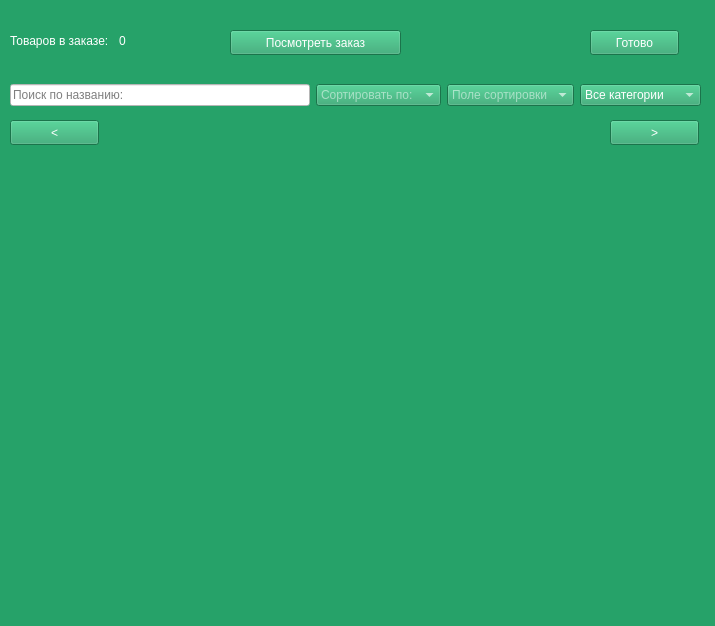
<?xml version="1.0" encoding="UTF-8"?>
<ui version="4.0">
 <class>Form</class>
 <widget class="QWidget" name="Form">
  <property name="geometry">
   <rect>
    <x>0</x>
    <y>0</y>
    <width>715</width>
    <height>626</height>
   </rect>
  </property>
  <property name="minimumSize">
   <size>
    <width>715</width>
    <height>626</height>
   </size>
  </property>
  <property name="windowTitle">
   <string>Form</string>
  </property>
  <property name="styleSheet">
   <string notr="true">color: rgb(255, 255, 255);
background-color: rgb(38, 162, 105);</string>
  </property>
  <widget class="QWidget" name="layoutWidget">
   <property name="geometry">
    <rect>
     <x>10</x>
     <y>70</y>
     <width>691</width>
     <height>51</height>
    </rect>
   </property>
   <layout class="QHBoxLayout" name="horizontalLayout">
    <item>
     <widget class="QLineEdit" name="goods_name_edit">
      <property name="styleSheet">
       <string notr="true">background-color: rgb(255, 255, 255);
color: rgb(0, 0, 0);</string>
      </property>
      <property name="placeholderText">
       <string>Поиск по названию:</string>
      </property>
     </widget>
    </item>
    <item>
     <widget class="QComboBox" name="sort_type_box">
      <property name="currentText">
       <string notr="true"/>
      </property>
      <property name="currentIndex">
       <number>-1</number>
      </property>
      <property name="sizeAdjustPolicy">
       <enum>QComboBox::AdjustToContentsOnFirstShow</enum>
      </property>
      <property name="placeholderText">
       <string>Сортировать по:</string>
      </property>
      <item>
       <property name="text">
        <string/>
       </property>
      </item>
      <item>
       <property name="text">
        <string>По возрастанию</string>
       </property>
      </item>
      <item>
       <property name="text">
        <string>По убыванию</string>
       </property>
      </item>
     </widget>
    </item>
    <item>
     <widget class="QComboBox" name="field_box">
      <property name="editable">
       <bool>false</bool>
      </property>
      <property name="currentText">
       <string notr="true"/>
      </property>
      <property name="currentIndex">
       <number>-1</number>
      </property>
      <property name="maxVisibleItems">
       <number>10</number>
      </property>
      <property name="sizeAdjustPolicy">
       <enum>QComboBox::AdjustToContents</enum>
      </property>
      <property name="placeholderText">
       <string>Поле сортировки</string>
      </property>
      <item>
       <property name="text">
        <string>Имя</string>
       </property>
      </item>
      <item>
       <property name="text">
        <string>Цена</string>
       </property>
      </item>
     </widget>
    </item>
    <item>
     <widget class="QComboBox" name="type_box">
      <property name="currentIndex">
       <number>0</number>
      </property>
      <property name="sizeAdjustPolicy">
       <enum>QComboBox::AdjustToContentsOnFirstShow</enum>
      </property>
      <property name="placeholderText">
       <string>Категории:</string>
      </property>
      <item>
       <property name="text">
        <string>Все категории</string>
       </property>
      </item>
      <item>
       <property name="text">
        <string>Стратегические</string>
       </property>
      </item>
      <item>
       <property name="text">
        <string>Вечериночные</string>
       </property>
      </item>
      <item>
       <property name="text">
        <string>Карточные</string>
       </property>
      </item>
      <item>
       <property name="text">
        <string>Абстрактные</string>
       </property>
      </item>
     </widget>
    </item>
   </layout>
  </widget>
  <widget class="QPushButton" name="see_cart">
   <property name="geometry">
    <rect>
     <x>230</x>
     <y>30</y>
     <width>171</width>
     <height>25</height>
    </rect>
   </property>
   <property name="text">
    <string>Посмотреть заказ</string>
   </property>
  </widget>
  <widget class="QPushButton" name="create_order">
   <property name="geometry">
    <rect>
     <x>590</x>
     <y>30</y>
     <width>89</width>
     <height>25</height>
    </rect>
   </property>
   <property name="text">
    <string>Готово</string>
   </property>
  </widget>
  <widget class="QWidget" name="gridLayoutWidget">
   <property name="geometry">
    <rect>
     <x>10</x>
     <y>150</y>
     <width>691</width>
     <height>431</height>
    </rect>
   </property>
   <layout class="QGridLayout" name="goodsGrid"/>
  </widget>
  <widget class="QPushButton" name="next_btn">
   <property name="geometry">
    <rect>
     <x>610</x>
     <y>120</y>
     <width>89</width>
     <height>25</height>
    </rect>
   </property>
   <property name="text">
    <string>&gt;</string>
   </property>
  </widget>
  <widget class="QPushButton" name="prev_btn">
   <property name="geometry">
    <rect>
     <x>10</x>
     <y>120</y>
     <width>89</width>
     <height>25</height>
    </rect>
   </property>
   <property name="text">
    <string>&lt;</string>
   </property>
  </widget>
  <widget class="QWidget" name="horizontalLayoutWidget">
   <property name="geometry">
    <rect>
     <x>10</x>
     <y>20</y>
     <width>211</width>
     <height>41</height>
    </rect>
   </property>
   <layout class="QHBoxLayout" name="horizontalLayout_2">
    <item>
     <widget class="QLabel" name="label_2">
      <property name="text">
       <string>Товаров в заказе:</string>
      </property>
     </widget>
    </item>
    <item>
     <widget class="QLabel" name="cart_count">
      <property name="text">
       <string>0</string>
      </property>
     </widget>
    </item>
   </layout>
  </widget>
 </widget>
 <resources/>
 <connections/>
</ui>
